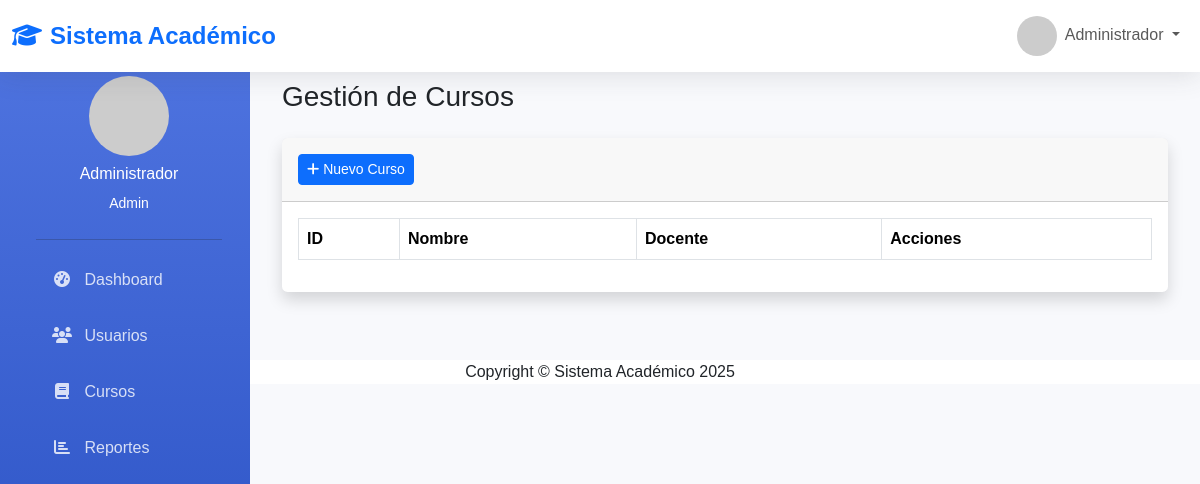
Before: /admin/cursos/index.php (signed in) with the older database file.
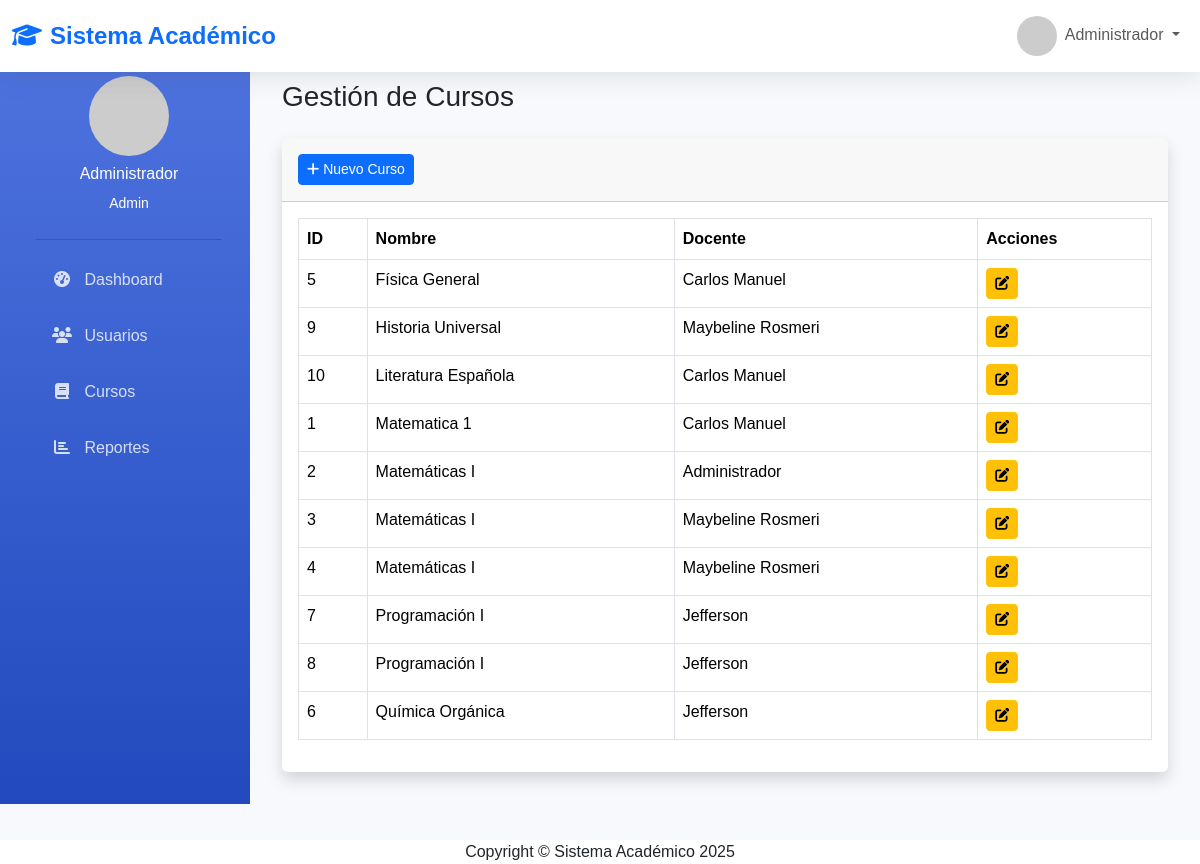
After: the same page with the newer database file.
### tables this page shows
CREATE TABLE `cursos` (
  `id_curso` int(11) NOT NULL AUTO_INCREMENT,
  `nombre_curso` varchar(100) NOT NULL,
  `descripcion` text DEFAULT NULL,
  `id_docente` int(11) NOT NULL,
  `contrasena` varchar(255) NOT NULL,
  `capacidad` int(11) NOT NULL DEFAULT 50,
  `grupo` enum('A','B') DEFAULT NULL,
  PRIMARY KEY (`id_curso`),
  KEY `id_docente` (`id_docente`),
  CONSTRAINT `cursos_ibfk_1` FOREIGN KEY (`id_docente`) REFERENCES `usuarios` (`id_usuario`) ON DELETE CASCADE
);

CREATE TABLE `usuarios` (
  `id_usuario` int(11) NOT NULL AUTO_INCREMENT,
  `nombre` varchar(100) NOT NULL,
  `correo` varchar(100) NOT NULL,
  `contrasena` varchar(255) NOT NULL,
  `rol` enum('docente','estudiante','admin') NOT NULL,
  `fecha_registro` timestamp NOT NULL DEFAULT current_timestamp(),
  `mfa_codigo` varchar(10) DEFAULT NULL,
  PRIMARY KEY (`id_usuario`),
  UNIQUE KEY `correo` (`correo`)
);

### admin/cursos/index.php (the view, shortened to what this page needs)
<?php
require_once __DIR__ . '/../../includes/auth.php';
try {
    $stmt = $pdo->prepare("SELECT c.*, u.nombre as docente
                          FROM cursos c
                          JOIN usuarios u ON c.id_docente = u.id_usuario
                          ORDER BY c.nombre_curso");
    $stmt->execute();
    $cursos = $stmt->fetchAll();
} catch (PDOException $e) {
    die("Error al obtener cursos: " . $e->getMessage());
}
include __DIR__ . '/../../includes/header.php';
?>
<div class="container-fluid">
    <h1 class="h3 mb-4 text-gray-800">Gestión de Cursos</h1>
    <div class="card shadow mb-4">
        <div class="card-header py-3">
            <a href="<?php echo BASE_URL; ?>admin/cursos/crear.php" class="btn btn-primary btn-sm">
                <i class="fas fa-plus"></i> Nuevo Curso
            </a>
        </div>
        <div class="card-body">
            <div class="table-responsive">
                <table class="table table-bordered" id="dataTable" width="100%" cellspacing="0">
                    <thead>
                        <tr>
                            <th>ID</th>
                            <th>Nombre</th>
                            <th>Docente</th>
                            <th>Acciones</th>
                        </tr>
                    </thead>
                    <tbody>
                        <?php foreach ($cursos as $curso): ?>
                        <tr>
                            <td><?= $curso['id_curso'] ?></td>
                            <td><?= htmlspecialchars($curso['nombre_curso']) ?></td>
                            <td><?= htmlspecialchars($curso['docente']) ?></td>
                            <td>
                                <a href="<?php echo BASE_URL; ?>admin/cursos/editar.php?id=<?= $curso['id_curso'] ?>"
                                   class="btn btn-sm btn-warning">
                                    <i class="fas fa-edit"></i>
                                </a>
                            </td>
                        </tr>
                        <?php endforeach; ?>
                    </tbody>
                </table>
            </div>
        </div>
    </div>
</div>
<?php include __DIR__ . '/../../includes/footer.php'; ?>

Changed rows visible on the page:
added cursos: id_curso "5", nombre_curso "Física General", id_docente.nombre "Carlos Manuel"
added cursos: id_curso "9", nombre_curso "Historia Universal", id_docente.nombre "Maybeline Rosmeri"
added cursos: id_curso "10", nombre_curso "Literatura Española", id_docente.nombre "Carlos Manuel"
added cursos: id_curso "1", nombre_curso "Matematica 1", id_docente.nombre "Carlos Manuel"
added cursos: id_curso "2", nombre_curso "Matemáticas I", id_docente.nombre "Administrador"
added cursos: id_curso "3", nombre_curso "Matemáticas I", id_docente.nombre "Maybeline Rosmeri"
added cursos: id_curso "4", nombre_curso "Matemáticas I", id_docente.nombre "Maybeline Rosmeri"
added cursos: id_curso "7", nombre_curso "Programación I", id_docente.nombre "Jefferson"
added cursos: id_curso "8", nombre_curso "Programación I", id_docente.nombre "Jefferson"
added cursos: id_curso "6", nombre_curso "Química Orgánica", id_docente.nombre "Jefferson"
